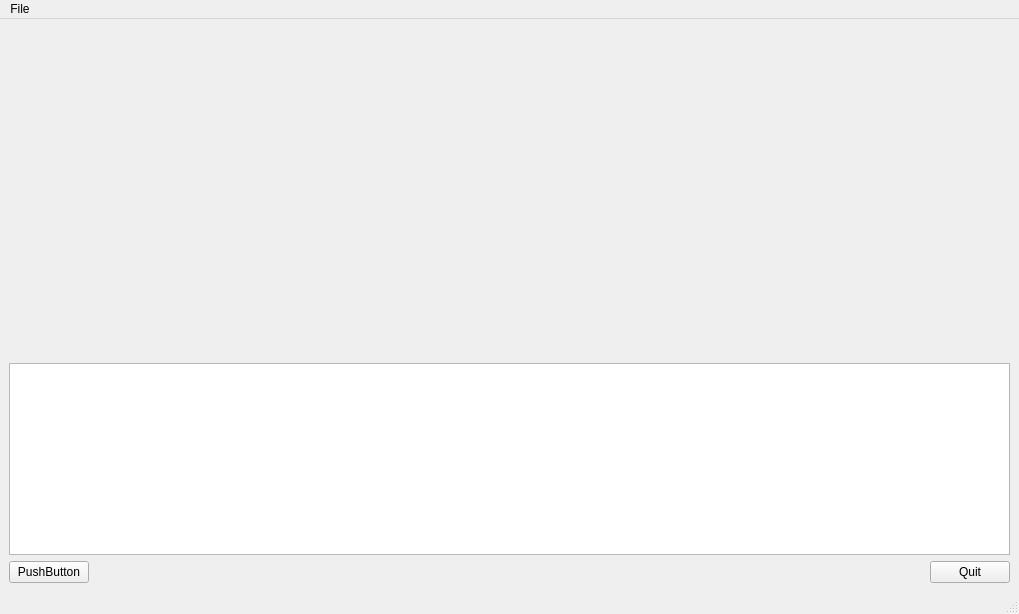
<?xml version="1.0" encoding="UTF-8"?>
<ui version="4.0">
 <class>MainWindow</class>
 <widget class="QMainWindow" name="MainWindow">
  <property name="geometry">
   <rect>
    <x>0</x>
    <y>0</y>
    <width>1019</width>
    <height>614</height>
   </rect>
  </property>
  <property name="windowTitle">
   <string>Show Mixer</string>
  </property>
  <widget class="QWidget" name="centralwidget">
   <layout class="QHBoxLayout" name="horizontalLayout">
    <item>
     <layout class="QVBoxLayout" name="verticalLayout">
      <item>
       <spacer name="verticalSpacer_2">
        <property name="orientation">
         <enum>Qt::Vertical</enum>
        </property>
        <property name="sizeType">
         <enum>QSizePolicy::Expanding</enum>
        </property>
        <property name="sizeHint" stdset="0">
         <size>
          <width>20</width>
          <height>40</height>
         </size>
        </property>
       </spacer>
      </item>
      <item>
       <layout class="QGridLayout" name="stripgridLayout"/>
      </item>
      <item>
       <spacer name="verticalSpacer">
        <property name="orientation">
         <enum>Qt::Vertical</enum>
        </property>
        <property name="sizeType">
         <enum>QSizePolicy::Expanding</enum>
        </property>
        <property name="sizeHint" stdset="0">
         <size>
          <width>20</width>
          <height>200</height>
         </size>
        </property>
       </spacer>
      </item>
      <item>
       <widget class="QTableView" name="tableView"/>
      </item>
      <item>
       <layout class="QHBoxLayout" name="butonsLayout">
        <property name="sizeConstraint">
         <enum>QLayout::SetFixedSize</enum>
        </property>
        <item>
         <widget class="QPushButton" name="nextButton">
          <property name="text">
           <string>PushButton</string>
          </property>
         </widget>
        </item>
        <item>
         <spacer name="horizontalSpacer_3">
          <property name="orientation">
           <enum>Qt::Horizontal</enum>
          </property>
          <property name="sizeType">
           <enum>QSizePolicy::Expanding</enum>
          </property>
          <property name="sizeHint" stdset="0">
           <size>
            <width>40</width>
            <height>20</height>
           </size>
          </property>
         </spacer>
        </item>
        <item>
         <widget class="QPushButton" name="quitButton">
          <property name="sizePolicy">
           <sizepolicy hsizetype="Fixed" vsizetype="Fixed">
            <horstretch>0</horstretch>
            <verstretch>0</verstretch>
           </sizepolicy>
          </property>
          <property name="text">
           <string>Quit</string>
          </property>
         </widget>
        </item>
       </layout>
      </item>
     </layout>
    </item>
   </layout>
  </widget>
  <widget class="QMenuBar" name="menubar">
   <property name="geometry">
    <rect>
     <x>0</x>
     <y>0</y>
     <width>1019</width>
     <height>27</height>
    </rect>
   </property>
   <widget class="QMenu" name="menuFile">
    <property name="title">
     <string>File</string>
    </property>
    <addaction name="actionOpen_Show"/>
    <addaction name="separator"/>
    <addaction name="actionClose_Show"/>
    <addaction name="separator"/>
    <addaction name="actionExit"/>
   </widget>
   <addaction name="menuFile"/>
  </widget>
  <widget class="QStatusBar" name="statusbar"/>
  <action name="actionOpen_Show">
   <property name="text">
    <string>Open Show</string>
   </property>
  </action>
  <action name="actionClose_Show">
   <property name="text">
    <string>Close Show</string>
   </property>
  </action>
  <action name="actionExit">
   <property name="text">
    <string>Exit</string>
   </property>
  </action>
 </widget>
 <resources/>
 <connections>
  <connection>
   <sender>actionExit</sender>
   <signal>triggered()</signal>
   <receiver>MainWindow</receiver>
   <slot>close()</slot>
   <hints>
    <hint type="sourcelabel">
     <x>-1</x>
     <y>-1</y>
    </hint>
    <hint type="destinationlabel">
     <x>399</x>
     <y>299</y>
    </hint>
   </hints>
  </connection>
  <connection>
   <sender>quitButton</sender>
   <signal>clicked()</signal>
   <receiver>MainWindow</receiver>
   <slot>close()</slot>
   <hints>
    <hint type="sourcelabel">
     <x>965</x>
     <y>567</y>
    </hint>
    <hint type="destinationlabel">
     <x>509</x>
     <y>306</y>
    </hint>
   </hints>
  </connection>
 </connections>
</ui>
